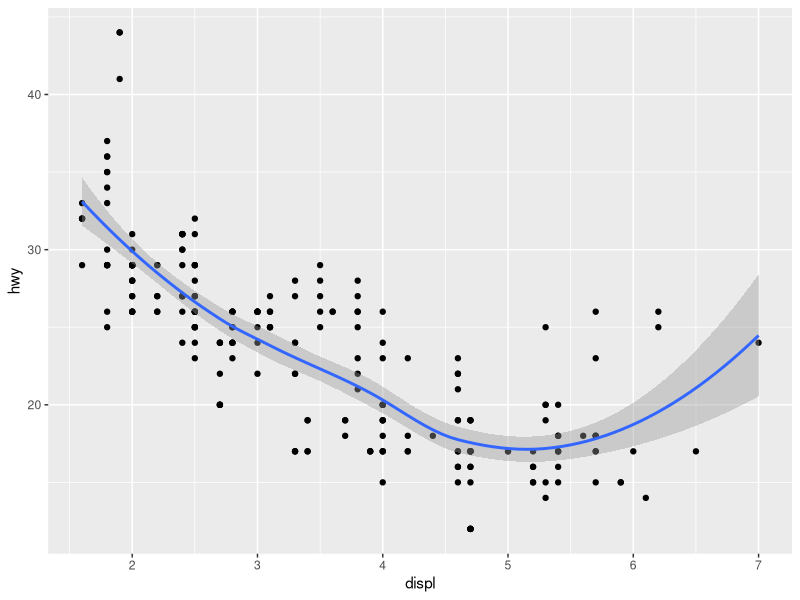
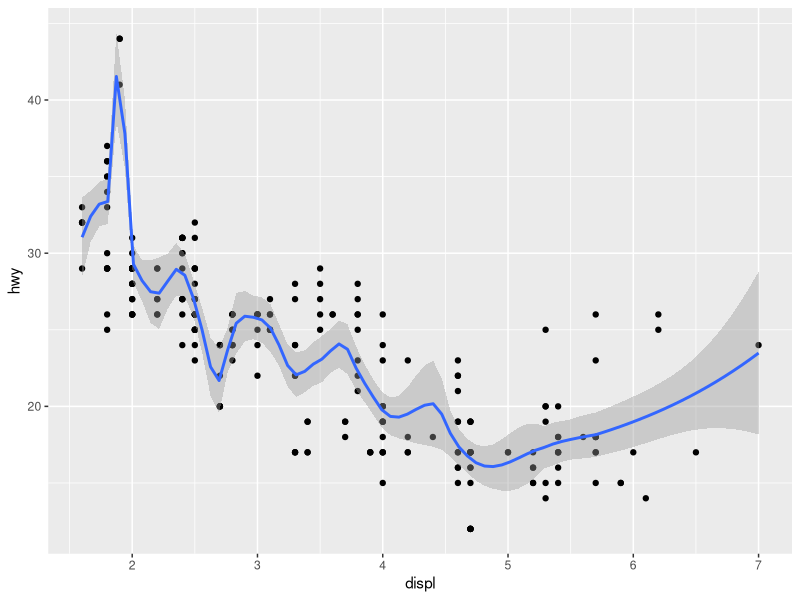
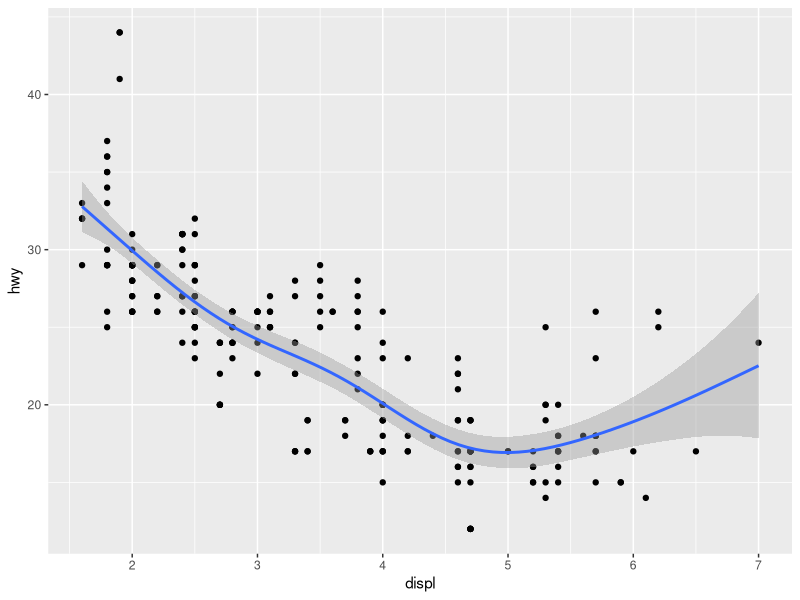
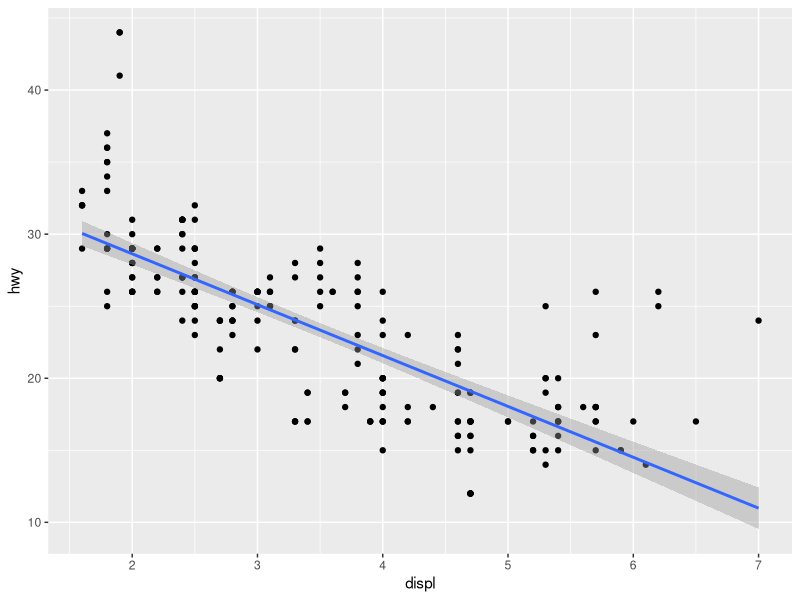
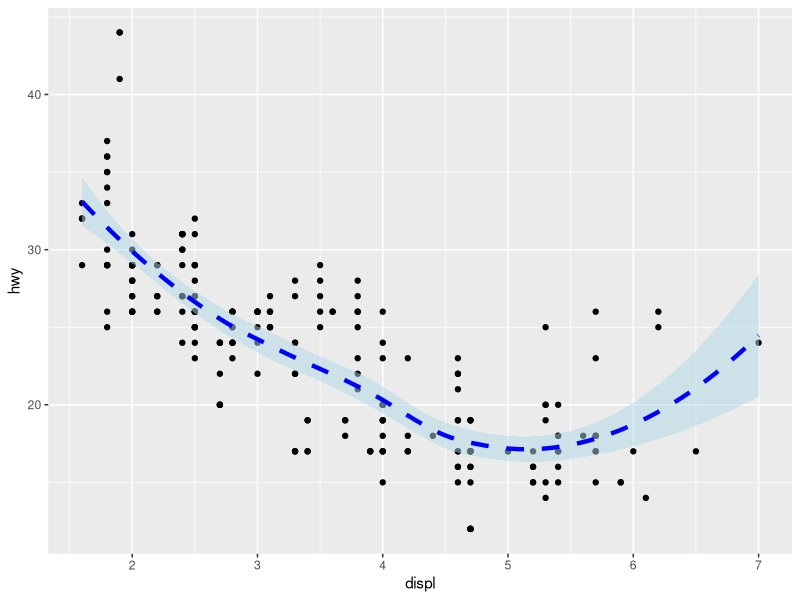
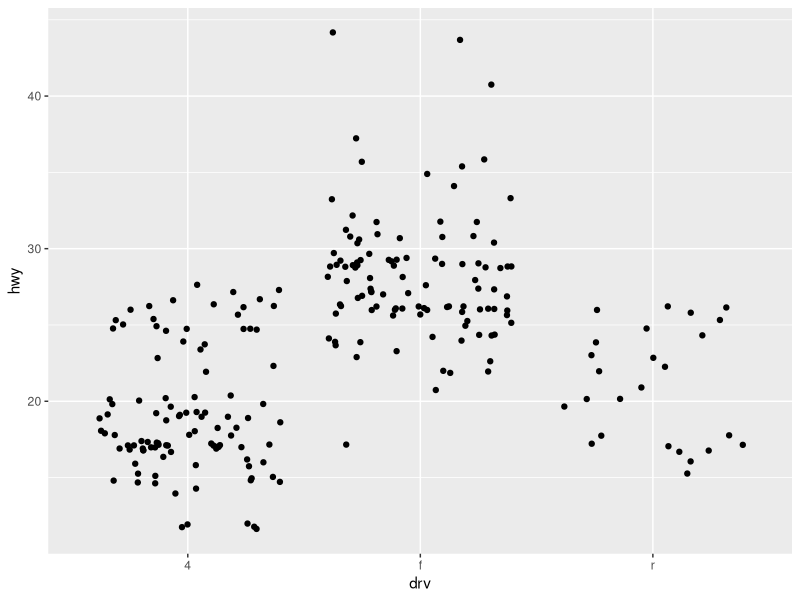
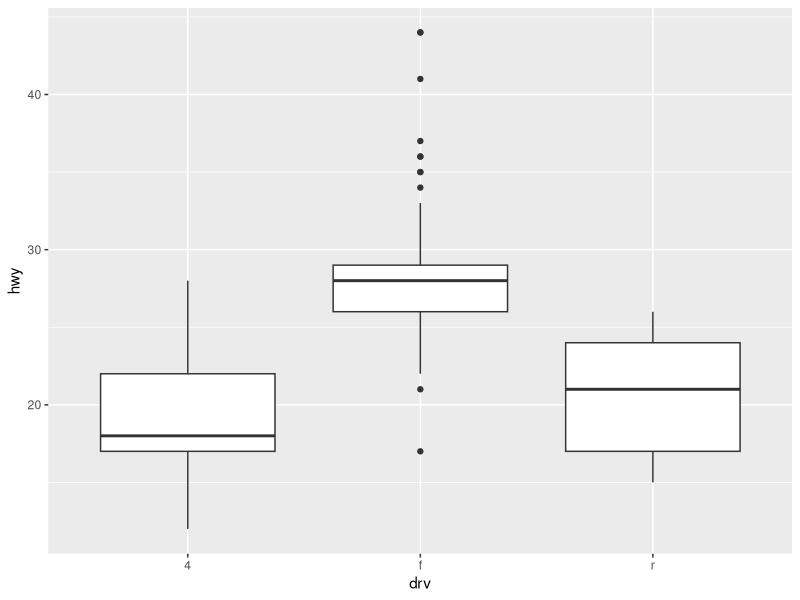
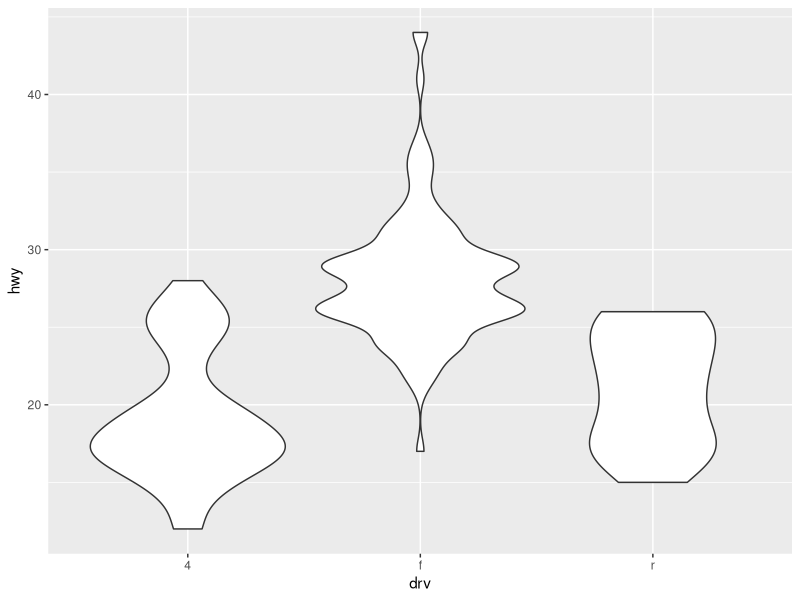

Reproduce these figures in R, in order. (Note: this script raises an error after producing the figures.)
library(tidyverse)
####################################################### 
#Plot Geoms
#######################################################

######################################
#Adding smoother to a plot
######################################
ggplot(mpg,aes(displ,hwy))+
  geom_point()+
  geom_smooth()

#applying span
ggplot(mpg,aes(displ,hwy))+
  geom_point()+
  geom_smooth(span=0.2)

#applying method 
library(mgcv)
ggplot(mpg,aes(displ,hwy))+
  geom_point()+
  geom_smooth(method="gam",formula=y~ s(x))

#applying method=lm(linear model)
ggplot(mpg,aes(displ,hwy))+
  geom_point()+
  geom_smooth(method="lm")

#applying more argument 
ggplot(mpg, aes(x = displ, y = hwy)) +
  geom_point() +
  geom_smooth(method = "loess", 
              color = "blue", 
              fill = "lightblue", 
              linetype = "dashed", 
              size = 1.5, 
              alpha = 0.5)

####################################
#Boxplots and jittered points
##################################
#geom jitter
ggplot(mpg, aes(drv,hwy)) +
  geom_jitter()

#boxplot
ggplot(mpg, aes(drv,hwy)) +
  geom_boxplot()

#violin plot
ggplot(mpg, aes(drv,hwy)) +
  geom_violin()

####################################
# Histograms and Frequency Polygons
###################################
#histogram
ggplot(mpg, aes(hwy)) + geom_histogram()

#freqpoly
ggplot(mpg, aes(hwy)) + geom_freqpoly()
## Controlling the bin 
ggplot(mpg, aes(hwy)) +
  geom_freqpoly(binwidth = 1)

#Mapping with categorical data 
ggplot(mpg, aes(displ, colour = drv)) +
  geom_freqpoly(binwidth = 0.5)

ggplot(mpg, aes(displ, fill = drv)) +
  geom_histogram(binwidth = 0.5) +
  facet_wrap(~drv, ncol = 1)

####################################
# Bar Charts 
###################################
#Summarized data
ggplot(mpg, aes(manufacturer)) +
  geom_bar()

#pre-summarized data
drugs <- data.frame(
  drug = c("a", "b", "c"),
  effect = c(4.2, 9.7, 6.1))

ggplot(drugs, aes(drug, effect)) + geom_bar(stat = "identity")

####################################
# Time Series with Line and Path Plots
###################################
#line plot 
ggplot(economics, aes(date, unemploy / pop)) +
  geom_line()

ggplot(economics, aes(date, uempmed)) +
  geom_line()

#path plot 
ggplot(economics, aes(unemploy / pop, uempmed)) +
  geom_path() +
  geom_point()

year <- function(x) as.POSIXlt(x)$year + 1900

ggplot(economics, aes(unemploy / pop, uempmed)) +
  geom_path(colour = "grey50") +
  geom_point(aes(colour = year(date)))

######################################################
#Plot types
######################################################
df <- data.frame(
  x = c(3, 1, 5),
  y = c(2, 4, 6),
  label = c("a","b","c"))

#Assigning the plot to an object
p <- ggplot(df, aes(x, y, label = label)) +
  labs(x = NULL, y = NULL) + # Hide axis label
  theme(plot.title = element_text(size = 12)) # Shrink plot title

#Adding Scatterplot
p + geom_point() + ggtitle("point")

#Adding text on inside each corresponding point of the plot
p + geom_text() + ggtitle("text")

#Adding Stacked bar
p + geom_bar(stat = "identity") + ggtitle("bar")

#Adding tiles
p + geom_tile() + ggtitle("raster")

#Adding line
p + geom_line() + ggtitle("line")

#Adding area plot
p + geom_area() + ggtitle("area")

#Adding Path plot
p + geom_path() + ggtitle("path")

#Adding polygon plot
p + geom_polygon() + ggtitle("polygon")

#######################
#geom_rect
#######################
data <- data.frame(
  x = c(1, 3),
  y = c(2, 4),
  label = c("Rectangle 1", "Rectangle 2"))

ggplot() +
  geom_rect(
    aes(xmin = x - 0.5, xmax = x + 0.5, ymin = y - 0.5, ymax = y + 0.5),
    fill = "lightblue", color = "blue", alpha = 0.5,
    data = data) +
  geom_text(aes(x = x, y = y, label = label),data = data,vjust = 0.5 ) +
  xlim(0, 5) +
  ylim(0, 5) +
  labs(title = "Using geom_rect() in ggplot2",x = "X-axis",y = "Y-axis")

#####################
#geom_vline and hline application
#######################
data <- data.frame(
  x = 1:10,
  y = rnorm(10))

# Calculate the median of y
median_y <- median(data$y)
mean_x <- mean(data$x)

# Plot
ggplot(data, aes(x = x, y = y)) +
  geom_point() +  # Adding some points for context
  geom_vline(xintercept = median_y, color = "red", linetype = "dashed") + 
  geom_hline(yintercept = mean_x, color = "blue", linetype = "dashed") +
  geom_text(aes(x = median_y, y = mean_x, 
                label = paste("(", round(median_y, 2), ",", round(mean_x, 2), ")")),
            color = "black", vjust = "inward", hjust = "inward") +
  labs(title = "Using geom_vline() and hline in ggplot2",x = "X-axis",y = "Y-axis")

#geom_abline
data <- data.frame(x = 1:10, y = 2 * (1:10) + 3)

ggplot(data, aes(x, y)) +
  geom_point() +  # Add points
  labs(x = "X Axis", y = "Y Axis") +  # Add axis labels
  ggtitle("Scatter Plot with Abline")+
  geom_abline(slope = 1, intercept = 3, color = "red", linetype = "dashed")


################################################################################
#Collective Geoms
################################################################################
data(Oxboys, package = "nlme")
head(Oxboys)

#########################################
#Multiple Groups, One Aesthetic
########################################
#########
#When you specify a group aesthetic inside the aes() function, ggplot2 uses that information to 
#group the data points accordingly. This is particularly useful when you have multiple observations
#that should be connected in a plot, but they don't necessarily follow a 
#sequential order in the dataset.
##########
ggplot(Oxboys, aes(age, height, group = Subject)) +
  geom_point() +
  geom_line()


ggplot(Oxboys, aes(age, height)) +
  geom_point() +
  geom_line()

ggplot(Oxboys, aes(age, height, group =interaction(school_id, student_id))) +
  geom_point() +
  geom_line()